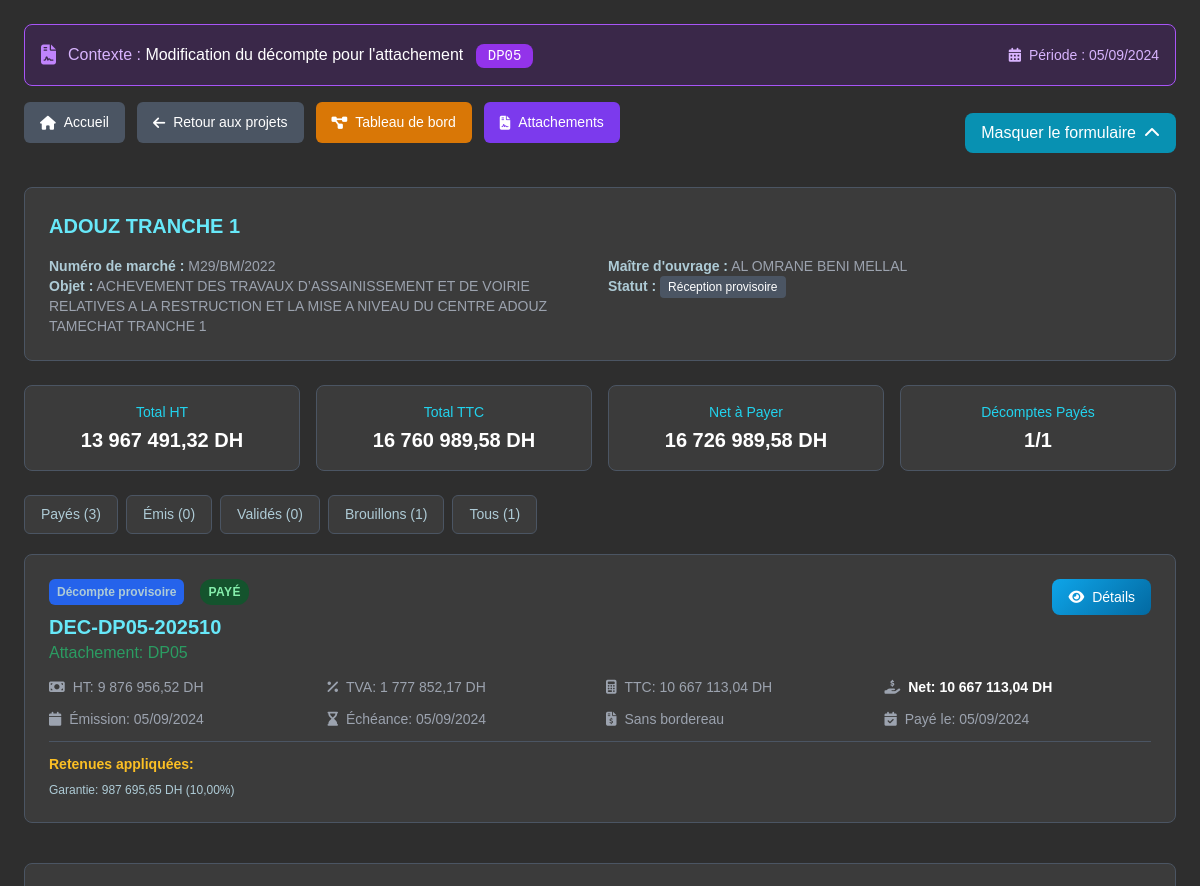
Page /projet/11/decomptes/?from_attachements=true&attachement_id=11&action=modifier&modifier=1 (signed in, upper part) on the earlier database version.
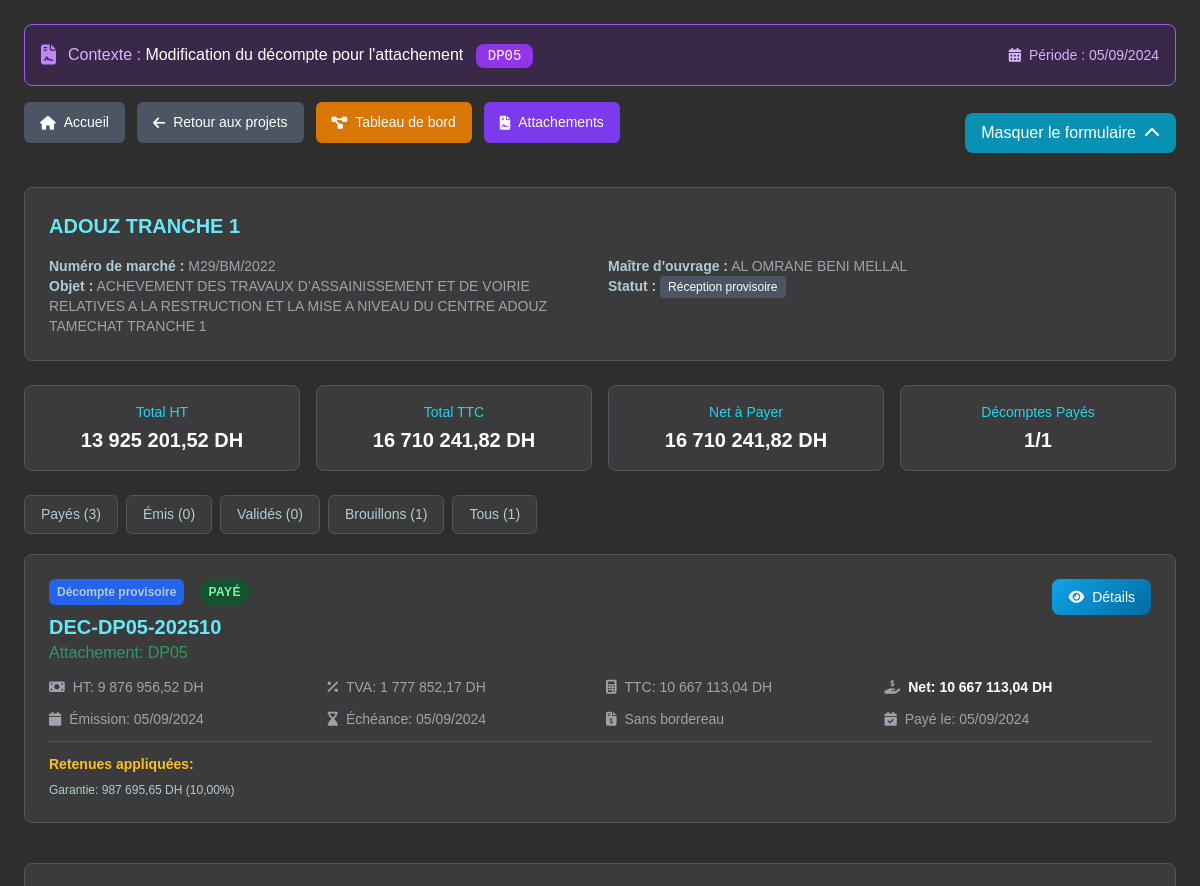
Same page on the later database version.
### projets/models/decomptes.py (models this page shows, shortened)
class Decompte(models.Model):
    TYPE_DECOMPTE = [
        ('PROVISOIRE', 'Décompte provisoire'),
        ('DEFINITIF', 'Décompte définitif'),
        ('SOLDE', 'Décompte de solde'),
    ]
    STATUT_DECOMPTE = [
        ('BROUILLON', 'Brouillon'),
        ('VALIDE', 'Validé'),
        ('EMIS', 'Émis'),
        ('EN_RETARD', 'En retard de paiement'),
        ('PAYE', 'Payé'),
        ('PARTIEL', 'Payé partiellement'),
    ]
    attachement = models.OneToOneField('Attachement', on_delete=models.CASCADE, related_name='decompte')
    type_decompte = models.CharField(max_length=15, choices=TYPE_DECOMPTE, default='PROVISOIRE')
    numero = models.CharField(max_length=20, verbose_name="Numéro de décompte")
    date_emission = models.DateField(verbose_name="Date d'émission")
    date_echeance = models.DateField(verbose_name="Date d'échéance", null=True, blank=True)
    statut = models.CharField(max_length=15, choices=STATUT_DECOMPTE, default='BROUILLON')
    montant_ht = models.DecimalField(max_digits=12, decimal_places=2, default=0, verbose_name="Montant HT")
    taux_tva = models.DecimalField(max_digits=5, decimal_places=2, default=20.0, verbose_name="Taux TVA (%)")
    montant_tva = models.DecimalField(max_digits=12, decimal_places=2, default=0, verbose_name="Montant TVA")
    montant_ttc = models.DecimalField(max_digits=12, decimal_places=2, default=0, verbose_name="Montant TTC")
    taux_retenue_garantie = models.DecimalField(max_digits=5, decimal_places=2, default=10.0, verbose_name="Taux retenue de garantie (%)")
    montant_retenue_garantie = models.DecimalField(max_digits=12, decimal_places=2, default=0, verbose_name="Montant retenue de garantie")
    taux_ras = models.DecimalField(max_digits=5, decimal_places=2, default=0.0, verbose_name="Taux RAS (%)")
    montant_ras = models.DecimalField(max_digits=12, decimal_places=2, default=0, verbose_name="Montant RAS")
    autres_retenues = models.DecimalField(max_digits=12, decimal_places=2, default=0, verbose_name="Autres retenues")
    montant_net_a_payer = models.DecimalField(max_digits=12, decimal_places=2, default=0, verbose_name="Montant net à payer")
    numero_bordereau = models.CharField(max_length=50, blank=True, verbose_name="Numéro de bordereau")
    date_paiement = models.DateField(null=True, blank=True, verbose_name="Date de paiement")
    observations = models.TextField(blank=True, verbose_name="Observations")
    montant_revision_prix = models.DecimalField(max_digits=15, decimal_places=2, default=0, null=True, blank=True, verbose_name="Révision des prix")
    def __init__(self, *args, **kwargs):
        super().__init__(*args, **kwargs)
        self.m_ht_situation = 0.0
    @property
    def montant_situation_ht(self):
        self.m_ht_situation = self.attachement.montant_situation
        return float(self.m_ht_situation)
    @property
    def montant_situation_retenue_garantie(self):
        taux = float(self.taux_retenue_garantie) if self.taux_retenue_garantie else 0.0
        return float(self.m_ht_situation)*taux/100
    @property
    def reste_a_payer_ht(self):
        return float(self.m_ht_situation) - float(self.montant_situation_retenue_garantie)
    @property
    def montant_situation_ttc(self):
        return self.reste_a_payer_ht*(1+(float(self.taux_tva)/100))
    @property
    def montant_situation_tva(self):
        return self.montant_situation_ttc - self.reste_a_payer_ht
    @property
    def montant_situation_ras(self):
        taux = float(self.taux_ras) if self.taux_ras else 0.0
        return float(self.m_ht_situation)*(taux/100)
    @property
    def montant_situation_autres_retenues(self):
        return float(self.autres_retenues) if self.autres_retenues else 0.0
    @property
    def montant_situation_net_a_payer(self):
        return self.montant_situation_ttc - self.montant_situation_ras - self.montant_situation_autres_retenues
    class Meta:
        verbose_name = "Décompte"
        verbose_name_plural = "Décomptes"
        ordering = ['-date_emission', '-numero']
    @property
    def est_en_retard(self):
        if self.date_echeance and self.statut in ['EMIS', 'PARTIEL']:
            return date.today() > self.date_echeance
        return False

### projets/views/views.py (the view, shortened to what this page needs)
# urls.py: path('projet/<int:projet_id>/decomptes/', views.liste_decomptes, name='liste_decomptes'),
@login_required
def liste_decomptes(request, projet_id):
    projet = get_object_or_404(Projet, id=projet_id)
    decomptes = Decompte.objects.filter(attachement__projet=projet).order_by('-id')
    statut_filter = request.GET.get('statut')
    if statut_filter:
        decomptes = decomptes.filter(statut=statut_filter)
    from_attachement_list = request.GET.get('from_attachements') == 'true'
    attachement_id = request.GET.get('attachement_id')
    action_type = request.GET.get('action')  # 'modifier' ou 'ajouter'
    attachement_cible = None
    if from_attachement_list and attachement_id:
        try:
            attachement_cible = Attachement.objects.get(id=attachement_id, projet=projet)
            if action_type == 'modifier':
                decomptes = decomptes.filter(attachement=attachement_cible)
        except Attachement.DoesNotExist:
            pass
    search_query = request.GET.get('search', '')
    sort_field = request.GET.get('sort', '-date_emission')
    if sort_field in ['numero', 'date_emission', 'date_echeance', 'statut', 'montant_net_a_payer']:
        decomptes = decomptes.order_by(sort_field)
    elif sort_field in ['-numero', '-date_emission', '-date_echeance', '-statut', '-montant_net_a_payer']:
        decomptes = decomptes.order_by(sort_field)
    dernier_decompte = Decompte.objects.filter(attachement__projet=projet).order_by('-id').first() # Dernier Decompte
    total_ht = dernier_decompte.montant_ht if dernier_decompte else 0
    total_ttc = dernier_decompte.montant_ttc if dernier_decompte else 0
    total_net = dernier_decompte.montant_net_a_payer if dernier_decompte else 0
    payes_count = decomptes.filter(statut='PAYE').count()
    decomptes_payes = Decompte.objects.filter(attachement__projet=projet, statut='PAYE')
    decomptes_emis = Decompte.objects.filter(attachement__projet=projet, statut='EMIS')
    decomptes_valides = Decompte.objects.filter(attachement__projet=projet, statut='VALIDE')
    decomptes_brouillons = Decompte.objects.filter(attachement__projet=projet, statut='BROUILLON')
    attachements_sans_decompte = Attachement.objects.filter(projet=projet, decompte__isnull=True)
    decompte_a_modifier = None
    form = None
    decompte_id = None
    if request.method == 'POST':
        decompte_id = request.POST.get('decompte_id')
    else:
        decompte_id = request.GET.get('modifier')
    if decompte_id:
        decompte_a_modifier = get_object_or_404(Decompte, id=decompte_id, attachement__projet=projet)
        if request.method == 'POST':
            form = DecompteForm(request.POST, instance=decompte_a_modifier)
        else:
            form = DecompteForm(instance=decompte_a_modifier)
        attachement_ids = list(attachements_sans_decompte.values_list('id', flat=True))
        attachement_ids.append(decompte_a_modifier.attachement.id)
        form.fields['attachement'].queryset = Attachement.objects.filter(
            id__in=attachement_ids
        ).order_by('numero')
    attachements_disponibles_count = attachements_sans_decompte.count()
    context = {
        'projet': projet,
        'decomptes': decomptes,
        'search_query': search_query,
        'decomptes_total_ht': total_ht,
        'decomptes_total_ttc': total_ttc,
        'decomptes_total_net': total_net,
        'decomptes_payes_count': payes_count,
        'decomptes_payes': decomptes_payes,
        'decomptes_emis': decomptes_emis,
        'decomptes_valides': decomptes_valides,
        'decomptes_brouillons': decomptes_brouillons,
        'attachements_disponibles_count': attachements_disponibles_count,
        'form': form,
        'decompte_a_modifier': decompte_a_modifier,
        'from_attachement_list': from_attachement_list,
        'attachement_id': attachement_id,
        'action_type': action_type,
        'attachement_cible': attachement_cible,  # NOUVEAU: passer l'objet attachement
    }
    return render(request, 'projets/decomptes/liste_decomptes.html', context)

### projets/models/decomptes.py (called while the page is built)
    @property
    def total_montant_ht(self):
        return sum(ligne.montant_ligne_realise for ligne in self.lignes_attachement.all())

    def get_previous_attachement(self):
        return Attachement.objects.filter(projet=self.projet, id__lt=self.id).order_by('-id').first()

    @property
    def montant_ht_attachement_precedent(self):
        try:
            precedent = self.get_previous_attachement()
            if precedent:
                return precedent.total_montant_ht
            return 0
        except Exception:
            return 0

    @property
    def montant_situation(self):
        return self.total_montant_ht - self.montant_ht_attachement_precedent

    def __str__(self):
        return f"Attachement {self.numero} - {self.projet.nom}"

    @property
    def montant_ligne_realise(self):
        return self.quantite_realisee * self.prix_unitaire

### projets/templatetags/formatters.py (called while the page is built)
@register.filter
def format_quantity(value):
    try:
        number = float(value)
        return f"{number:,.2f}".replace(",", " ").replace(".", ",")
    except (ValueError, TypeError):
        return "0,00"

### projets/templates/projets/decomptes/liste_decomptes.html (shortened to what the changed rows need)
<!DOCTYPE html>
<html lang="fr">
<head>
    {% load static %}
    {% load formatters %}
    <link rel="stylesheet" href="https://cdnjs.cloudflare.com/ajax/libs/font-awesome/6.4.0/css/all.min.css" />
    <script src="https://cdn.tailwindcss.com"></script>
</head>
<body class="p-4 sm:p-6">
    <div class="max-w-7xl mx-auto">
        <div class="bg-[#3B3B3B] border border-[#4B5563] rounded-lg p-4 sm:p-6 mb-6">
            <h2 class="text-lg sm:text-xl font-semibold text-cyan-300 mb-4">{{ projet.nom }}</h2>
        </div>
        {% if decomptes %}
        <div class="grid grid-cols-2 sm:grid-cols-4 gap-3 sm:gap-4 mb-6">
            <div class="bg-[#3B3B3B] border border-[#4B5563] rounded-lg p-3 sm:p-4 text-center">
                <div class="text-cyan-400 text-xs sm:text-sm mb-1">Total HT</div>
                <div class="text-base sm:text-xl font-bold text-white">
                    {{ decomptes_total_ht|default:0|format_quantity }} DH
                </div>
            </div>
            <div class="bg-[#3B3B3B] border border-[#4B5563] rounded-lg p-3 sm:p-4 text-center">
                <div class="text-cyan-400 text-xs sm:text-sm mb-1">Total TTC</div>
                <div class="text-base sm:text-xl font-bold text-white">
                    {{ decomptes_total_ttc|default:0|format_quantity }} DH
                </div>
            </div>
            <div class="bg-[#3B3B3B] border border-[#4B5563] rounded-lg p-3 sm:p-4 text-center">
                <div class="text-cyan-400 text-xs sm:text-sm mb-1">Net à Payer</div>
                <div class="text-base sm:text-xl font-bold text-white">
                    {{ decomptes_total_net|default:0|format_quantity }} DH
                </div>
            </div>
            <div class="bg-[#3B3B3B] border border-[#4B5563] rounded-lg p-3 sm:p-4 text-center">
                <div class="text-cyan-400 text-xs sm:text-sm mb-1">Décomptes Payés</div>
                <div class="text-base sm:text-xl font-bold text-white">
                    {{ decomptes_payes_count|default:0 }}/{{ decomptes.count }}
                </div>
            </div>
        </div>
        {% endif %}
    </div>
</body>
</html>

Differences in the rows shown:
changed Decompte (number 1 of 2 on the later page): montant_ht "13 967 491,32" → "13 925 201,52"; montant_ttc "16 760 989,58" → "16 710 241,82"; montant_net_a_payer "16 726 989,58" → "16 710 241,82"
